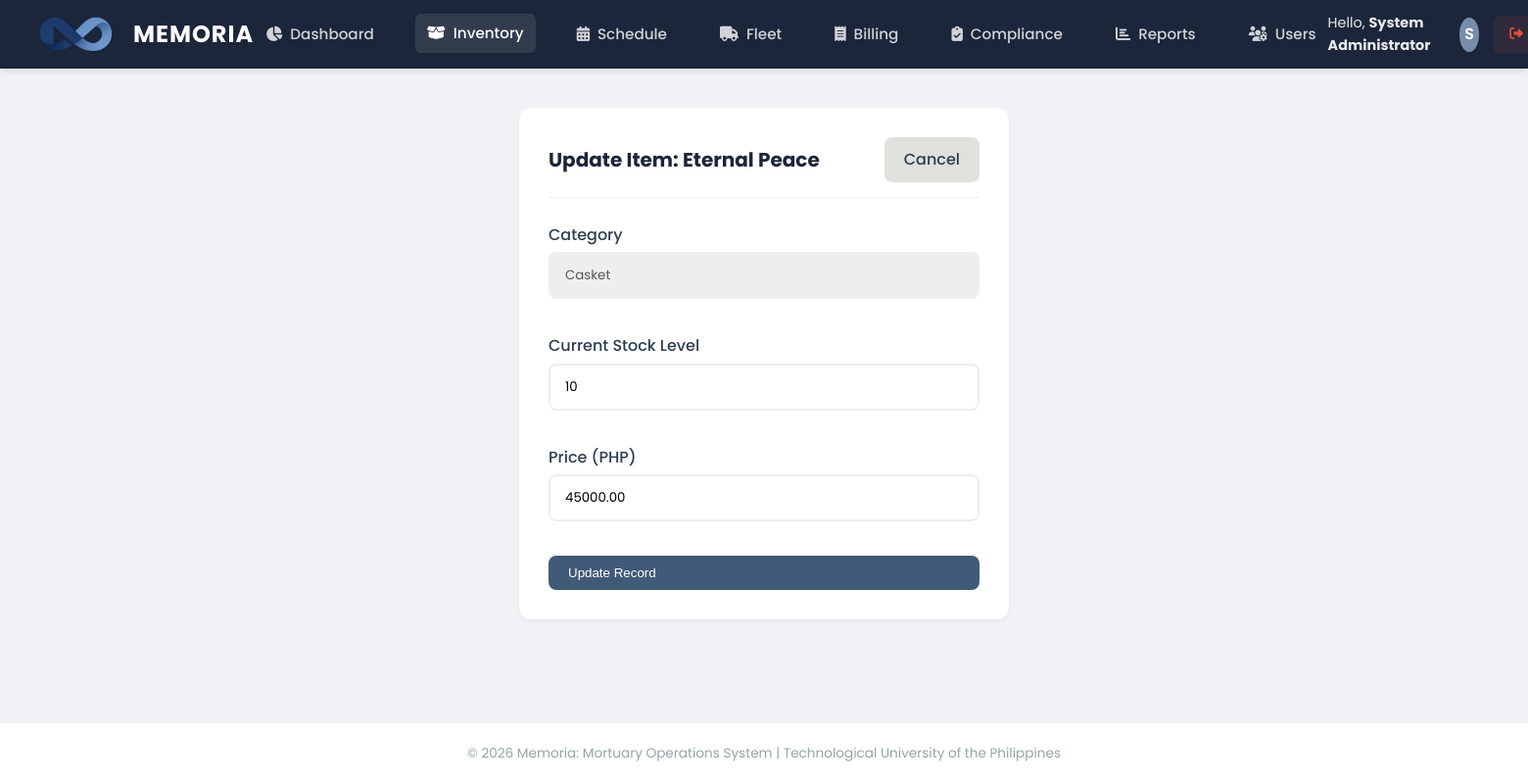
The page /modules/inventory/edit_casket.php?id=1 (signed in) on the database its author committed.
### tables this page shows
CREATE TABLE `items` (
  `id` int(11) NOT NULL,
  `category` enum('Casket','Urn','Rental','Consumable','Religious') DEFAULT 'Casket',
  `item_name` varchar(100) DEFAULT NULL,
  `material` varchar(50) DEFAULT NULL,
  `price` decimal(10,2) NOT NULL,
  `stock_quantity` int(11) DEFAULT 0,
  `min_stock_level` int(11) DEFAULT 5
);

### modules/inventory/edit_casket.php (the view, shortened to what this page needs)
<?php
include('../../includes/header.php');
$id = intval($_GET['id']);
$stmt = mysqli_prepare($conn, "SELECT * FROM items WHERE id = ?");
mysqli_stmt_bind_param($stmt, "i", $id);
mysqli_stmt_execute($stmt);
$item = mysqli_fetch_assoc(mysqli_stmt_get_result($stmt));
?>
<div class="panel" style="max-width: 500px; margin: 0 auto;">
    <div class="panel-header">
        <h2>Update Item: <?= htmlspecialchars($item['item_name']); ?></h2>
        <a href="manage.php" class="btn" style="background: var(--cloud-gray); color: var(--text-dark);">Cancel</a>
    </div>
    <form method="POST" novalidate>
        <div style="margin-bottom: 15px;">
            <label style="display: block; margin-bottom: 5px; font-weight: 500;">Category</label>
            <input type="text" class="form-control" value="<?= htmlspecialchars($item['category']); ?>" disabled style="background: #eee;">
        </div>
        <div style="margin-bottom: 15px;">
            <label style="display: block; margin-bottom: 5px; font-weight: 500;">Current Stock Level</label>
            <input type="number" name="stock" class="form-control" value="<?= htmlspecialchars($item['stock_quantity']); ?>">
        </div>
        <div style="margin-bottom: 15px;">
            <label style="display: block; margin-bottom: 5px; font-weight: 500;">Price (PHP)</label>
            <input type="number" step="0.01" name="price" class="form-control" value="<?= htmlspecialchars($item['price']); ?>">
        </div>
        <button type="submit" class="btn btn-primary" style="width: 100%;">Update Record</button>
    </form>
</div>
<?php include('../../includes/footer.php'); ?>

### assets/css/style.css (style rules this page uses)
:root { --deep-navy: #1B263B; --slate-blue: #415A77; --cloud-gray: #E0E1DD; --muted-teal: #778DA9; --white: #FFFFFF; --danger: #e74c3c; --success: #2ecc71; --text-dark: #2c3e50; --text-light: #95a5a6; --shadow-sm: 0 2px 4px rgba(0,0,0,0.05); --shadow-md: 0 4px 6px rgba(0,0,0,0.07); --shadow-lg: 0 10px 15px rgba(0,0,0,0.1); }
* { margin: 0; padding: 0; box-sizing: border-box; }
body { font-family: 'Poppins', sans-serif; background-color: #F0F2F5; color: var(--text-dark); line-height: 1.6; min-height: 100vh; display: flex; flex-direction: column; }
.panel { background: var(--white); border-radius: 12px; box-shadow: var(--shadow-sm); padding: 30px; margin-bottom: 30px; }
.panel-header { display: flex; justify-content: space-between; align-items: center; margin-bottom: 25px; border-bottom: 1px solid #eee; padding-bottom: 15px; }
.panel-header h2 { color: var(--deep-navy); font-size: 1.25rem; }
.btn { padding: 10px 20px; border-radius: 8px; font-weight: 500; cursor: pointer; border: none; transition: all 0.2s; text-decoration: none; display: inline-flex; align-items: center; gap: 8px; }
.btn-primary { background: var(--slate-blue); color: white; }
.form-control { width: 100%; padding: 12px 15px; border: 2px solid #eee; border-radius: 8px; margin-bottom: 20px; font-family: 'Poppins', sans-serif; transition: 0.3s; }

### rows shown on the page
items: item_name "Eternal Peace", category "Casket", stock "10", price "45000.00"

### other values the page prints
$_SESSION['full_name'] "System Administrator"
substr($_SESSION['full_name'], 0, 1) "S"
